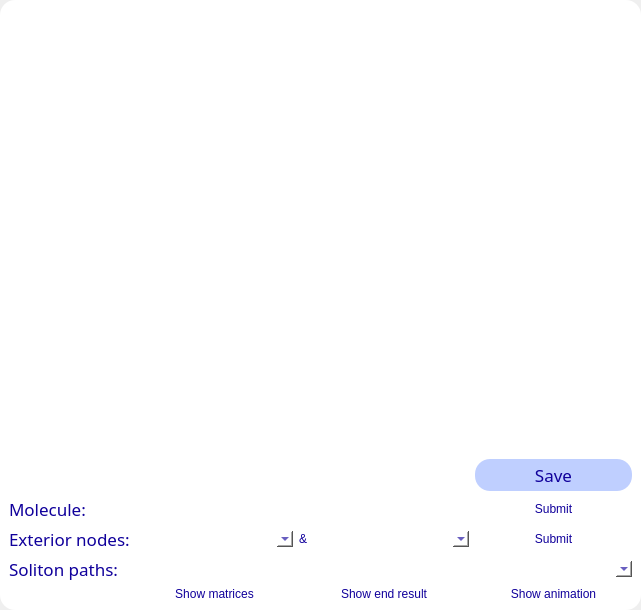
<?xml version="1.0" encoding="UTF-8"?>
<ui version="4.0">
 <class>MainWindow</class>
 <widget class="QMainWindow" name="MainWindow">
  <property name="geometry">
   <rect>
    <x>0</x>
    <y>0</y>
    <width>641</width>
    <height>610</height>
   </rect>
  </property>
  <property name="windowTitle">
   <string>Soliton Automata</string>
  </property>
  <widget class="QWidget" name="centralwidget">
   <property name="styleSheet">
    <string notr="true">background-color: rgb(255, 255, 255);
color: rgb(16, 0, 155);
font: 57 13pt &quot;Futura&quot;;
border-radius: 15px;</string>
   </property>
   <layout class="QGridLayout" name="gridLayout">
    <item row="4" column="2">
     <widget class="QLabel" name="exterior_nodes_label2">
      <property name="text">
       <string>&amp;</string>
      </property>
     </widget>
    </item>
    <item row="6" column="4">
     <widget class="QPushButton" name="show_animation">
      <property name="sizePolicy">
       <sizepolicy hsizetype="Expanding" vsizetype="Fixed">
        <horstretch>0</horstretch>
        <verstretch>0</verstretch>
       </sizepolicy>
      </property>
      <property name="text">
       <string>Show animation</string>
      </property>
     </widget>
    </item>
    <item row="6" column="2" colspan="2">
     <widget class="QPushButton" name="show_end_result">
      <property name="sizePolicy">
       <sizepolicy hsizetype="Expanding" vsizetype="Fixed">
        <horstretch>0</horstretch>
        <verstretch>0</verstretch>
       </sizepolicy>
      </property>
      <property name="text">
       <string>Show end result</string>
      </property>
     </widget>
    </item>
    <item row="5" column="0">
     <widget class="QLabel" name="soliton_paths_label">
      <property name="font">
       <font>
        <family>Futura</family>
        <pointsize>13</pointsize>
        <weight>7</weight>
        <italic>false</italic>
        <bold>false</bold>
       </font>
      </property>
      <property name="text">
       <string>Soliton paths:</string>
      </property>
     </widget>
    </item>
    <item row="3" column="1" colspan="3">
     <widget class="QLineEdit" name="molecule_lineedit"/>
    </item>
    <item row="6" column="1">
     <widget class="QPushButton" name="show_matrices">
      <property name="sizePolicy">
       <sizepolicy hsizetype="Expanding" vsizetype="Fixed">
        <horstretch>0</horstretch>
        <verstretch>0</verstretch>
       </sizepolicy>
      </property>
      <property name="styleSheet">
       <string notr="true"/>
      </property>
      <property name="text">
       <string>Show matrices</string>
      </property>
      <property name="flat">
       <bool>false</bool>
      </property>
     </widget>
    </item>
    <item row="3" column="0">
     <widget class="QLabel" name="molecule_label">
      <property name="font">
       <font>
        <family>Futura</family>
        <pointsize>13</pointsize>
        <weight>7</weight>
        <italic>false</italic>
        <bold>false</bold>
       </font>
      </property>
      <property name="text">
       <string>Molecule:</string>
      </property>
     </widget>
    </item>
    <item row="4" column="3">
     <widget class="QComboBox" name="node_2">
      <property name="sizePolicy">
       <sizepolicy hsizetype="Expanding" vsizetype="Fixed">
        <horstretch>0</horstretch>
        <verstretch>0</verstretch>
       </sizepolicy>
      </property>
     </widget>
    </item>
    <item row="5" column="1" colspan="4">
     <widget class="QComboBox" name="paths"/>
    </item>
    <item row="4" column="4">
     <widget class="QPushButton" name="submit_exterior_nodes">
      <property name="sizePolicy">
       <sizepolicy hsizetype="MinimumExpanding" vsizetype="Fixed">
        <horstretch>0</horstretch>
        <verstretch>0</verstretch>
       </sizepolicy>
      </property>
      <property name="text">
       <string>Submit</string>
      </property>
     </widget>
    </item>
    <item row="4" column="1">
     <widget class="QComboBox" name="node_1">
      <property name="sizePolicy">
       <sizepolicy hsizetype="Expanding" vsizetype="Fixed">
        <horstretch>0</horstretch>
        <verstretch>0</verstretch>
       </sizepolicy>
      </property>
     </widget>
    </item>
    <item row="4" column="0">
     <widget class="QLabel" name="exterior_nodes_label">
      <property name="font">
       <font>
        <family>Futura</family>
        <pointsize>13</pointsize>
        <weight>7</weight>
        <italic>false</italic>
        <bold>false</bold>
       </font>
      </property>
      <property name="text">
       <string>Exterior nodes:</string>
      </property>
     </widget>
    </item>
    <item row="3" column="4">
     <widget class="QPushButton" name="submit_molecule">
      <property name="sizePolicy">
       <sizepolicy hsizetype="MinimumExpanding" vsizetype="Fixed">
        <horstretch>0</horstretch>
        <verstretch>0</verstretch>
       </sizepolicy>
      </property>
      <property name="text">
       <string>Submit</string>
      </property>
     </widget>
    </item>
    <item row="0" column="0" rowspan="2" colspan="5" alignment="Qt::AlignHCenter|Qt::AlignVCenter">
     <widget class="QLabel" name="display_molecule">
      <property name="sizePolicy">
       <sizepolicy hsizetype="Ignored" vsizetype="Ignored">
        <horstretch>0</horstretch>
        <verstretch>0</verstretch>
       </sizepolicy>
      </property>
      <property name="minimumSize">
       <size>
        <width>540</width>
        <height>380</height>
       </size>
      </property>
      <property name="maximumSize">
       <size>
        <width>16777215</width>
        <height>16777215</height>
       </size>
      </property>
      <property name="sizeIncrement">
       <size>
        <width>0</width>
        <height>0</height>
       </size>
      </property>
      <property name="baseSize">
       <size>
        <width>0</width>
        <height>0</height>
       </size>
      </property>
      <property name="autoFillBackground">
       <bool>false</bool>
      </property>
      <property name="text">
       <string/>
      </property>
      <property name="pixmap">
       <pixmap>../Documents/Uni/Praktikum/soliton-implementation/database/graph.jpg</pixmap>
      </property>
      <property name="scaledContents">
       <bool>true</bool>
      </property>
     </widget>
    </item>
    <item row="2" column="4">
     <widget class="QPushButton" name="save">
      <property name="sizePolicy">
       <sizepolicy hsizetype="MinimumExpanding" vsizetype="Fixed">
        <horstretch>0</horstretch>
        <verstretch>0</verstretch>
       </sizepolicy>
      </property>
      <property name="maximumSize">
       <size>
        <width>16777215</width>
        <height>32</height>
       </size>
      </property>
      <property name="font">
       <font>
        <family>Futura</family>
        <pointsize>13</pointsize>
        <weight>7</weight>
        <italic>false</italic>
        <bold>false</bold>
        <stylestrategy>PreferAntialias</stylestrategy>
       </font>
      </property>
      <property name="styleSheet">
       <string notr="true">background-color: rgb(191, 207, 255);</string>
      </property>
      <property name="text">
       <string>Save</string>
      </property>
      <property name="flat">
       <bool>false</bool>
      </property>
     </widget>
    </item>
   </layout>
  </widget>
  <widget class="QMenuBar" name="menubar">
   <property name="geometry">
    <rect>
     <x>0</x>
     <y>0</y>
     <width>641</width>
     <height>24</height>
    </rect>
   </property>
  </widget>
 </widget>
 <resources/>
 <connections/>
</ui>
